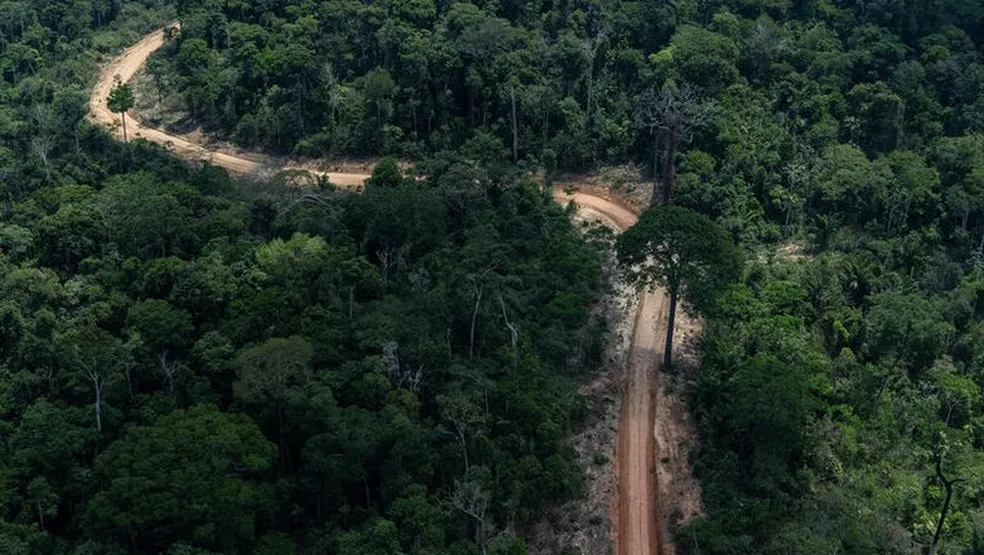
#> input picture imagens_setelites/imagem1.jpg, 984 x 555 px, found by its file name
$ python Prog_exmeplo2.py
#> lines starting #> are read from the running program, lines starting #| are printed output that depends on the picture
import cv2
import numpy as np
import matplotlib.pyplot as plt
import os

# Carregar a imagem de satélite (substitua pelo caminho da sua imagem)
#image_path = os.path.join(os.getcwd(),'imagens_satelites','imagem1.jpg')  # Caminho para sua imagem

image_path = r"C:\Projeto_ProgParalela\imagens_setelites\imagem1.jpg"

print(image_path)

img = cv2.imread(image_path)
#> img is the input picture: shape (555, 984, 3); mean B, G, R 39.5, 48.9, 34.9

# Converter para escala de cinza
gray = cv2.cvtColor(img, cv2.COLOR_BGR2GRAY)
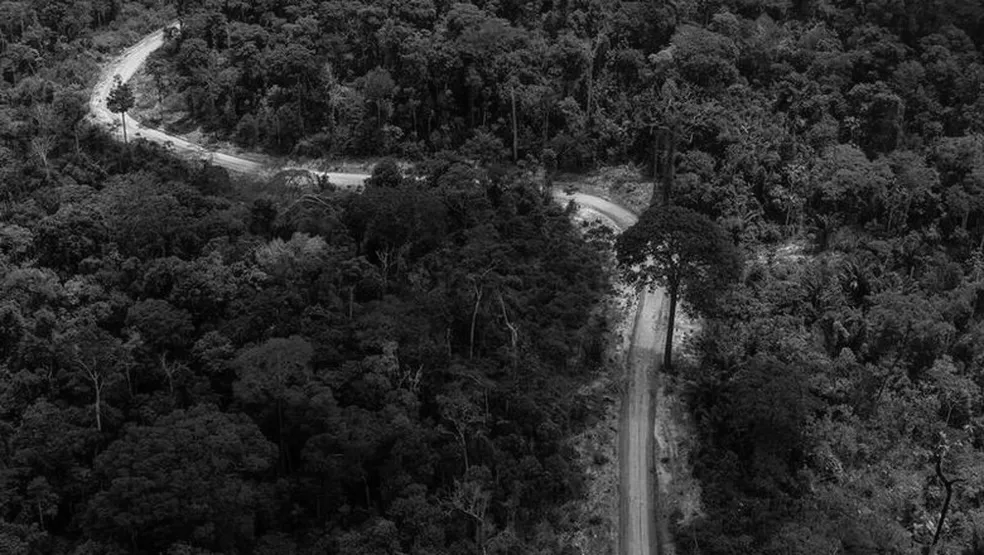
#> gray: shape (555, 984); min 0, max 242, mean 43.6

# Aplicar o filtro de bordas Canny
edges = cv2.Canny(gray, 100, 200)
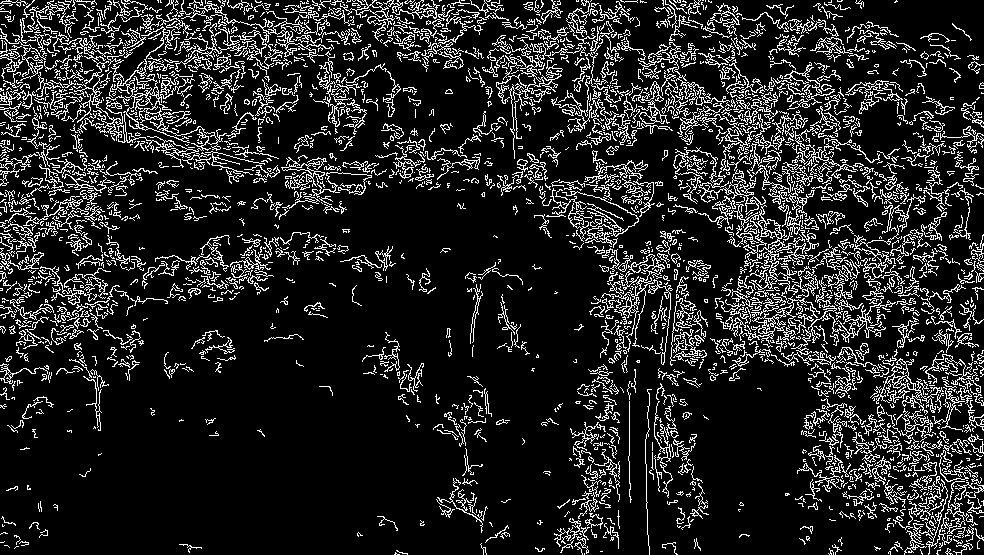
#> edges: shape (555, 984); 14.2% white in thin lines or dots

# Mostrar a imagem original e a detecção de bordas
plt.figure(figsize=(10, 5))

plt.subplot(1, 2, 1)
plt.title("Imagem Original")
plt.imshow(cv2.cvtColor(img, cv2.COLOR_BGR2RGB))
plt.axis('off')

plt.subplot(1, 2, 2)
plt.title("Detecção de Bordas (Canny)")
plt.imshow(edges, cmap='gray')
plt.axis('off')

plt.show()
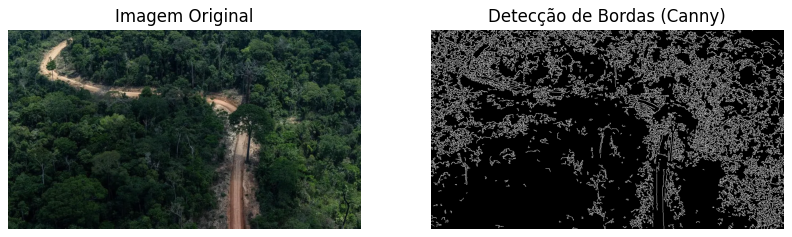
#> figure drawn by matplotlib, 2 panels

# Salvar a imagem com as bordas detectadas
cv2.imwrite('estradas_detectadas.jpg', edges)

print("Processamento concluído e imagem com bordas salva como 'estradas_detectadas.jpg'.")

$ run again, with imagens_setelites/imagem2.jpeg copied over imagens_setelites/imagem1.jpg
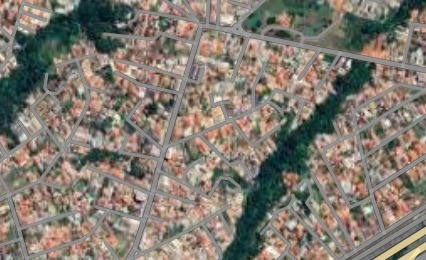
#> input picture imagens_setelites/imagem2.jpeg, 426 x 260 px, found by its file name
#> img is the input picture: shape (260, 426, 3); mean B, G, R 112.3, 122.2, 129.9
#> `edges = cv2.Canny(gray, 100, 200)`:
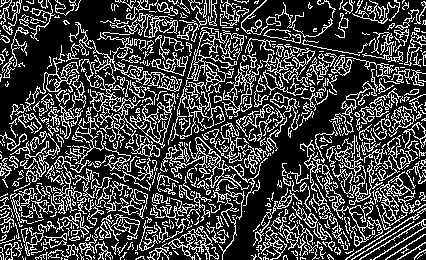
#> edges: shape (260, 426); 26.2% white in thin lines or dots
#> `plt.show()`:
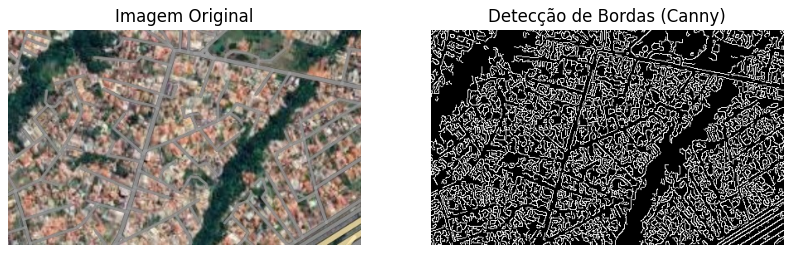
#> figure drawn by matplotlib, 2 panels

$ run again, with imagens_setelites/imagem3.jpeg copied over imagens_setelites/imagem1.jpg
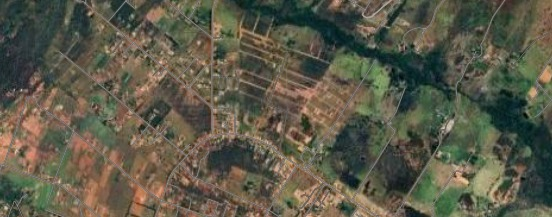
#> input picture imagens_setelites/imagem3.jpeg, 552 x 217 px, found by its file name
#> img is the input picture: shape (217, 552, 3); mean B, G, R 73.1, 90, 92.4
#> `edges = cv2.Canny(gray, 100, 200)`:
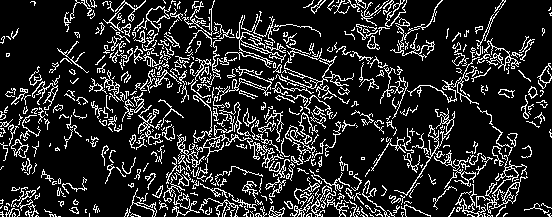
#> edges: shape (217, 552); 15.6% white in thin lines or dots
#> `plt.show()`:
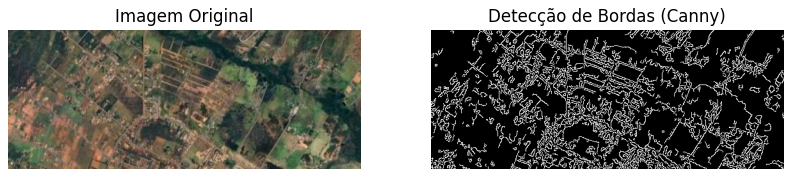
#> figure drawn by matplotlib, 2 panels

$ run again, with imagens_setelites/imagem4.jpeg copied over imagens_setelites/imagem1.jpg
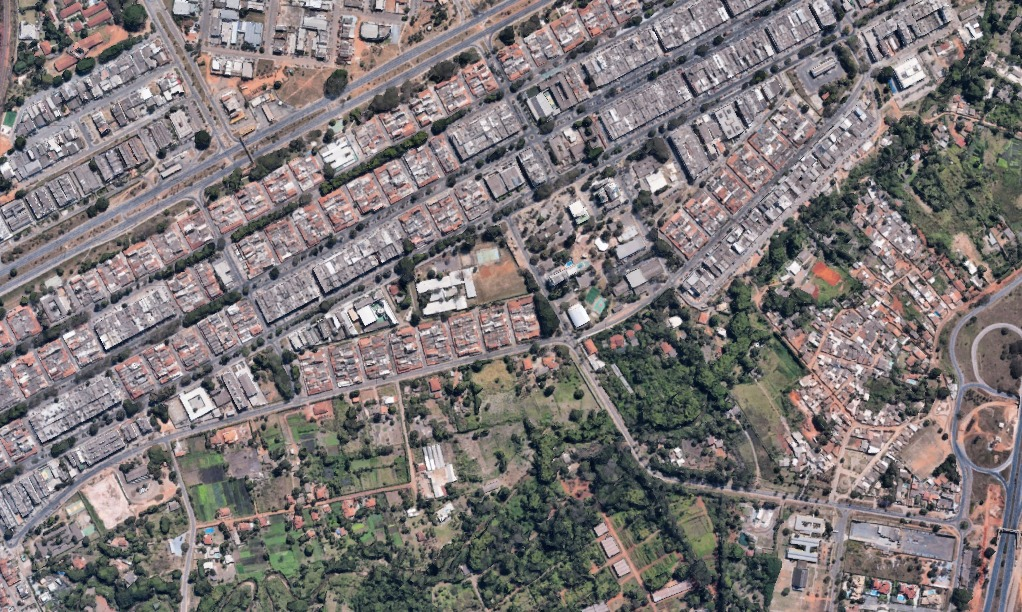
#> input picture imagens_setelites/imagem4.jpeg, 1022 x 612 px, found by its file name
#> img is the input picture: shape (612, 1022, 3); mean B, G, R 118.9, 118.6, 125
#> `edges = cv2.Canny(gray, 100, 200)`:
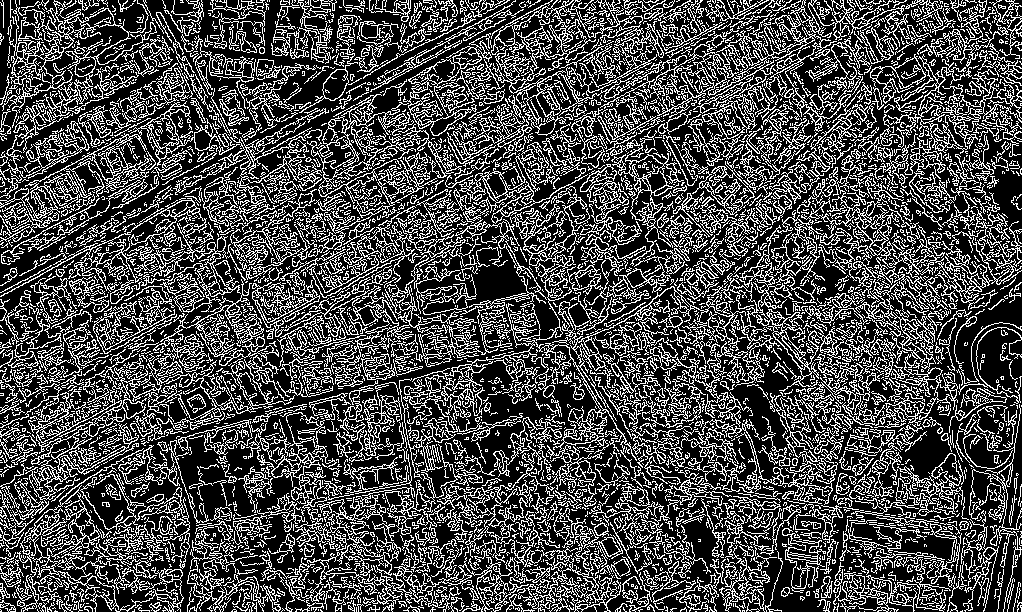
#> edges: shape (612, 1022); 29% white in thin lines or dots
#> `plt.show()`:
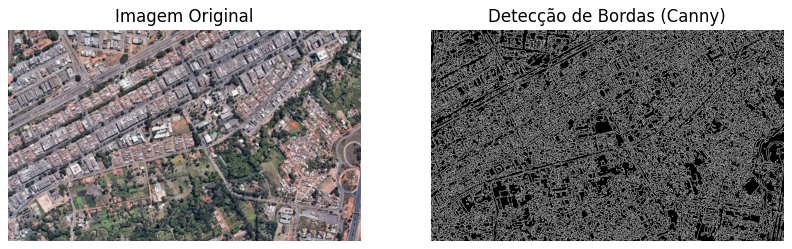
#> figure drawn by matplotlib, 2 panels
